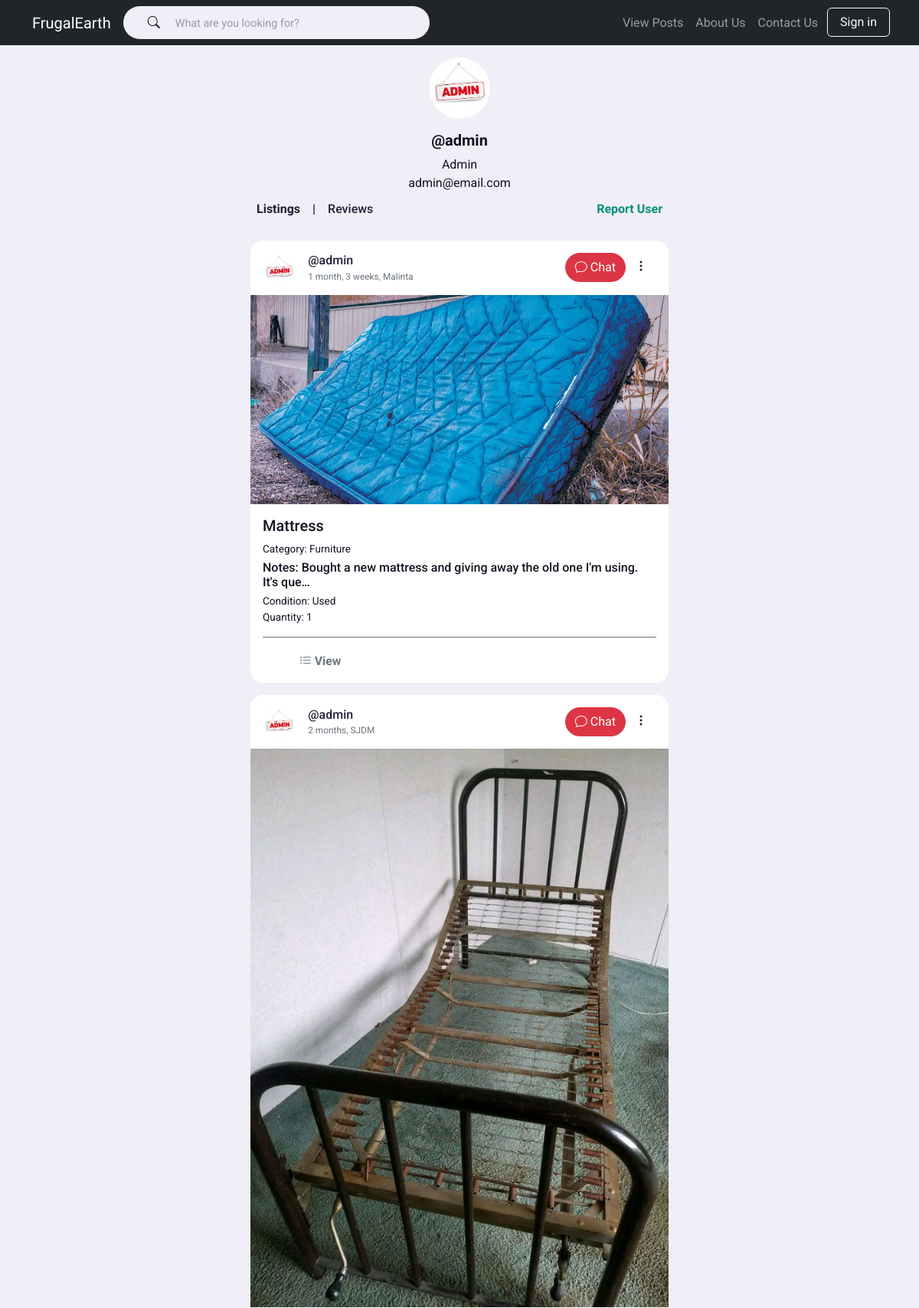
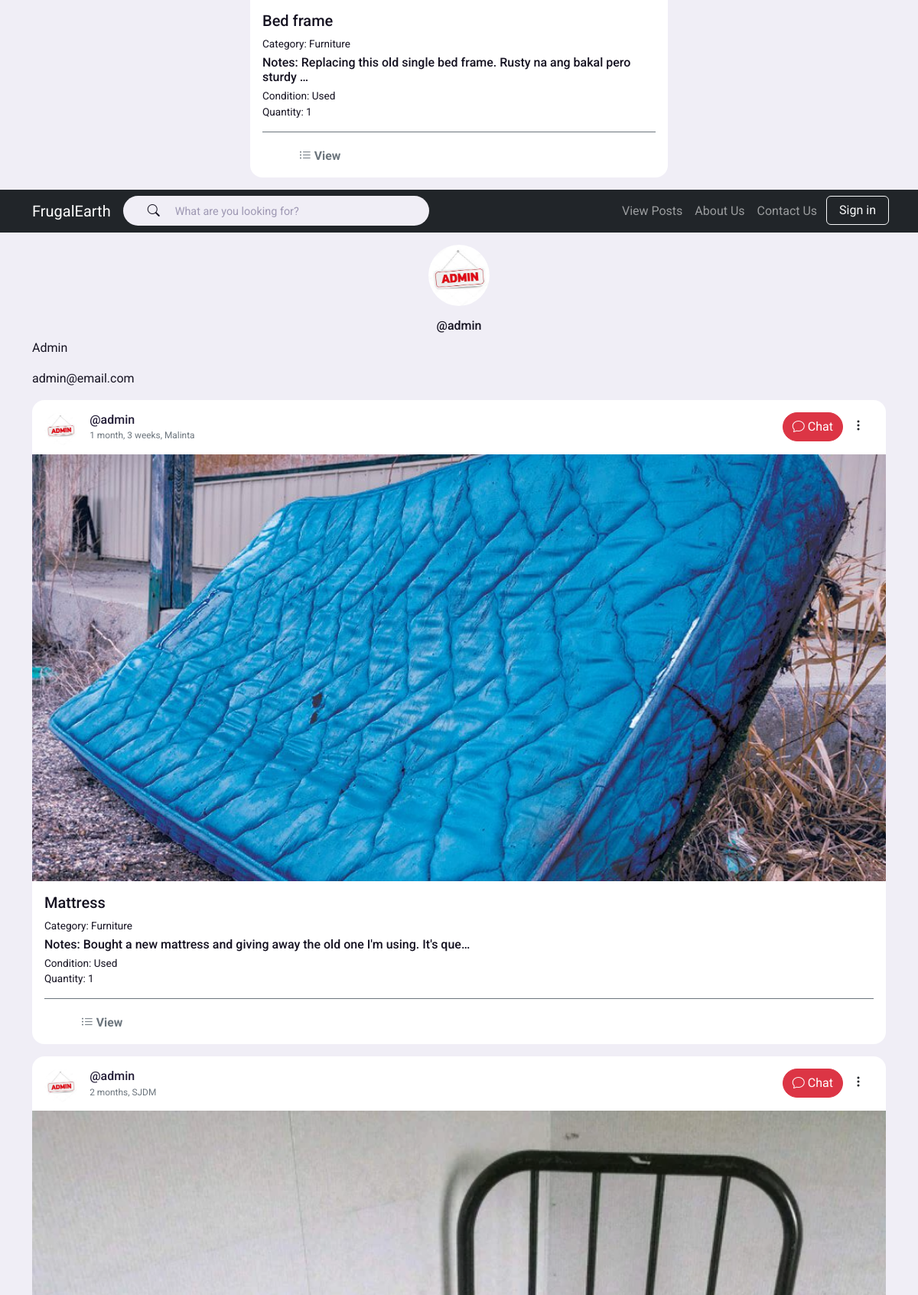
Page /profile/1/ (upper part) on the committed database (2 pictures, top to bottom).
### pages/models.py (models this page shows, shortened)
class User(AbstractUser):
    name = models.CharField(max_length=200, null=True)
    email = models.EmailField(unique=True, default='')
    avatar = models.ImageField(null=True, default="defaultDp.jpg")
    location = models.CharField(max_length=200, null=True)
    REQUIRED_FIELDS = []

class Room(models.Model):
    host = models.ForeignKey(User, on_delete=models.SET_NULL, null=True)
    name = models.CharField(max_length=200)
    location = models.CharField(max_length=200)
    category = models.ForeignKey('Category', on_delete=models.SET_NULL, null=True)
    quantity = models.CharField(max_length=200)
    condition = models.CharField(max_length=200)
    image = models.ImageField(null=True,blank=True)
    notes = models.TextField(null=True, blank=True)
    updated = models.DateTimeField(auto_now=True)
    created = models.DateTimeField(auto_now_add=True)
    class Meta:
       ordering = ['-updated', '-created']

class Category(models.Model):
    name = models.CharField(max_length=200)
    def __str__(self):
        return self.name

### pages/views.py (the view)
# urls.py: path('profile/<str:pk>/', views.userProfile, name="user-profile"),
def userProfile(request, pk):
    user = User.objects.get(id=pk)
    rooms = user.room_set.all()
    context = {'user':user, 'rooms':rooms}
    return render(request, 'pages/profile.html', context)

### pages/templates/pages/profile.html (shortened to what this page needs)
<!DOCTYPE html>
{% load static %}
<html lang="en">
    <head>
          <link href="https://cdn.jsdelivr.net/npm/bootstrap@5.2.0/dist/css/bootstrap.min.css" rel="stylesheet">
        <link rel="stylesheet" href="{% static 'main.css' %}">
    </head>
    <body>
   <nav class="navbar navbar-expand-sm bg-dark navbar-dark ">
            <div class="container">
              <a class="navbar-brand navbar-right" href="{% url 'home' %}">FrugalEarth</a>
                <div class="search-bar">
                    <form method="GET" action="{% url 'feeds' %}">
                    <i class="bi bi-search"></i>
                    <input type="text" name="q" id="" placeholder="What are you looking for?"/>
                    </form>
                </div>
            <div class="collapse navbar-collapse" id="collapsibleNavbar">
                <ul class="navbar-nav  ms-auto">
                  <li class="nav-item">
                    <a class="nav-link" href="{% url 'feeds' %}">View Posts</a>
                  </li>
                  <li class="nav-item">
                    <a class="nav-link" href="{% url 'aboutUs' %}">About Us</a>
                  </li>
                  <li class="nav-item">
                    <a class="nav-link" href="http://frugalearth.pythonanywhere.com/aboutus/#contactus">Contact Us</a>
                  </li>
                  <li class="nav-item">
                {% if request.user.is_authenticated %}
                <a type="submit" class="mx-1 btn btn-outline-light w-100" href ="{% url 'signout' %}">Sign Out</a>
                {% else %}
                <a type="submit" class="mx-1 btn btn-outline-light w-100" href ="{% url 'signin' %}">Sign in</a>
                {% endif %}
                  </li>
                </ul>
              </div>
            </div>
          </nav>
            <div class="container">
<div class="row">
<div class="col-sm-3">
    </div>
<div class="col-sm-6">
     <div class="account">
                    <div class="account-photo">
                      <img src="{{user.avatar.url}}">
                    </div>
                    <div class="account-info">
                        <h5><b>@{{user.username}}</b></h5>
                        {{user.name}}<br>
                        {{user.email}}<br>
                    </div>
                    <div class="contributor" style="display: flex; justify-content: space-between; ">
                    <div class="listreviews" style="display: flex; gap: 1rem; margin:0.5rem;">
                    <a href="#"><h6><b>Listings</b></h6></a>
                    <h6>|</h6>
                    <a href="#"><h6>Reviews</h6></a>
                    </div>
                    <div class="report" style="margin:0.5rem;">
  <a href="{% url 'report' %}"><h6 style="color: #008f79;"><b>Report User</b></h6></a>
</div>
                    </div>
                   <div>
                    {% include 'pages/feed_component.html' %}
                   </div>
     </div>
</div>
<div class="col-sm-3">
</div>
</div>
            </div>
        </body>
</html>
<!DOCTYPE html>
{% load static %}
<html lang="en">
    <head>
          <link href="https://cdn.jsdelivr.net/npm/bootstrap@5.2.0/dist/css/bootstrap.min.css" rel="stylesheet">
        <link rel="stylesheet" href="{% static 'main.css' %}">
    </head>
    <body>
      <nav class="navbar navbar-expand-sm bg-dark navbar-dark ">
        <div class="container">
          <a class="navbar-brand navbar-right" href="{% url 'home' %}">FrugalEarth</a>
          <form method="GET" action="{% url 'feeds' %}">
            <div class="search-bar">
             <i class="bi bi-search"></i>
                <input type="text" name="q" id="" placeholder="What are you looking for?"/>
            </div>
        </form>
        <div class="collapse navbar-collapse" id="collapsibleNavbar">
            <ul class="navbar-nav  ms-auto">
              <li class="nav-item">
                <a class="nav-link" href="{% url 'feeds' %}">View Posts</a>
              </li>
              <li class="nav-item">
                <a class="nav-link" href="#">About Us</a>
              </li>
              <li class="nav-item">
                <a class="nav-link" href="#">Contact Us</a>
              </li>
              <li>
              <div>
                {% if request.user.is_authenticated %}
                <a type="submit" class="mx-1 btn btn-outline-light w-100" href ="{% url 'signout' %}">Sign Out</a>
                {% else %}
                <a type="submit" class="mx-1 btn btn-outline-light w-100" href ="{% url 'signin' %}">Sign in</a>
                {% endif %}
             </div>
             </li>
            </ul>
          </div>
        </div>
    </nav>
            <div class="container">
              <div class="account">
                    <div class="account-photo">
                      <img src="{{user.avatar.url}}">
                    </div>
                    <div class="account-info">
                        <h6>@{{user.username}}</h6>
                    </div>
                    <div>
                      <p>{{user.name}}</p>
                      <p>{{user.email}}</p>
                    </div>
                   <div>
                    {% include 'pages/feed_component.html' %}
                   </div>
    </div>
  </div>
        </body>
</html>

### pages/templates/pages/feed_component.html (shortened to what this page needs)
<!DOCTYPE html>
{% load static %}
{%for room in rooms %}
<div class="feed" style="background: white;">
<div class="neck" style="display: flex; justify-content: space-between; padding: 1rem 1rem 0;">
<div class="user">
{% if room.host.id %}
                       <div class="profile-photo">
                            <a href="{% url 'user-profile' room.host.id %}" class="">
                            <img loading="lazy" src="{{room.host.avatar.url}}"/></a>
                        </div>
                        <div class="create-info">
                            <a href="{% url 'user-profile' room.host.id %}" class=""><h6>@{{room.host.username}}</h6></a>
                            <small>{{room.created|timesince}}, {{room.location}}</small>
                        </div>
                         {% endif %}
</div>
<div class="chatandreport" style="display: flex;">
<a href ="{% url 'chat' %}">
 <button type="button" class="btn btn-danger" style="border-radius: 50px;"><i class="bi bi-chat"></i> Chat</button></a>
<div class="dropdown">
    <button type="button" class="btn" data-bs-toggle="dropdown" style="border: none;">
      <span><i class="bi bi-three-dots-vertical"></i></span>
    </button>
  </div>
</div>
</div>
<div class="photo"><a href="{% url 'room' room.id %}">
                    <img loading="lazy" src="{{room.image.url}}"></a>
                </div>
 <div class="feed-body" style="border-bottom: 1px solid #6c757d; margin-bottom: 0; padding-bottom: 1rem;">
                    <h5>{{room.name}}</h5>
                    Category: {{room.category}}<br>
                    <h6 style="margin: 0.3rem 0;">Notes: {{room.notes|truncatechars:70}}</h6>
                    Condition: {{room.condition}}<br>
                    Quantity: {{room.quantity}}<br>
                    </div>
<div class="feed-footer">
    <div class="act-button">
        <div class="view-button">
            <a href="{% url 'room' room.id %}"><small class="bi bi-list-ul">   <b>View</b></small> </a>
        </div>
    </div>
</div>
</div>
    {% endfor %}

### static/main.css (style rules this page uses)
:root { --color-white: hsl(252, 30%, 100%); --color-light: hsl(252, 30%, 95%); --color-gray: hsl(252, 15%, 65%); --color-primary: hsl(252, 75%, 60%); --color-secondary: hsl(252, 100%, 90%); --color-success: hsl(120, 95%, 65%); --color-danger: hsl(0, 95%, 65%); --color-dark: hsl(252, 30%, 17%); --color-black: hsl(252, 30%, 10%); --border-radius: 2rem; --card-border-radius: 1rem; --btn-padding: 0.6rem 2rem; --search-padding: 0.6rem 2rem; --card-padding: 1rem; --sticky-top-left: 5.4rem; --sticky-top-right: -18rem; }
*, *::before, *::after { margin: 0; padding: 0; outline: 0; box-sizing: border-box; text-decoration: none; list-style: none; border: none; }
body { font-family: 'Roboto', sans-serif; color: var(--color-black); background: var(--color-light); overflow-x: hidden; }
nav .container { align-items: center; justify-content: space-between; }
.search-bar { background: var(--color-light); border-radius: var(--border-radius); padding: var(--search-padding); }
.search-bar input[type="text"] { background: transparent; width: 25vw; margin-left: 1rem; font-size: 0.9rem; color: var(--color-dark); }
nav .search-bar input[type="text"]::placeholder { color: var(--color-gray); }
.profile-photo { width: 2.7rem; aspect-ratio: 1/1; border-radius: 50%; overflow: hidden; }
img { display: block; width: 100%; }
.feed { background: var(--color-white); border-radius: var(--card-border-radius); margin: 1rem 0; font-size: 0.85rem; }
.user { display: flex; gap: 1rem; }
.photo { overflow: hidden; margin: 0.7rem 0; }
.feed-body { margin:1rem; }
a { text-decoration: none; color: var(--color-dark); }
small { color: #6c757d; }
.account-info { margin: .25rem; text-align: center; }
.account-photo { width: 5rem; aspect-ratio: 1/1; border-radius: 50%; overflow: hidden; margin: auto; margin-top: 1rem; margin-bottom: 1rem; }
.create-info h6 { margin-bottom: 0; }
.act-button { display:flex; justify-content: space-between; margin: auto; }
.feed-footer { text-align: center; justify-content: center; padding: var(--card-padding); }
.act-button { margin: 0 3rem; font-size: large; }
.search-bar { display:inline; }

### rows in the picture
User: avatar (picture), username "admin", name "Admin", email "admin@email.com"
Room: host.avatar (picture), host.username "admin", created "1 month, 3 weeks", location "Malinta", image (picture), name "Mattress", category "Furniture", notes "Bought a new mattress and giving away the old one I'm using. It's que…", condition "Used", quantity "1"
Room: host.avatar (picture), host.username "admin", created "2 months", location "SJDM", image (picture), name "Bed frame", category "Furniture", notes "Replacing this old single bed frame. Rusty na ang bakal pero sturdy …", condition "Used", quantity "1"
